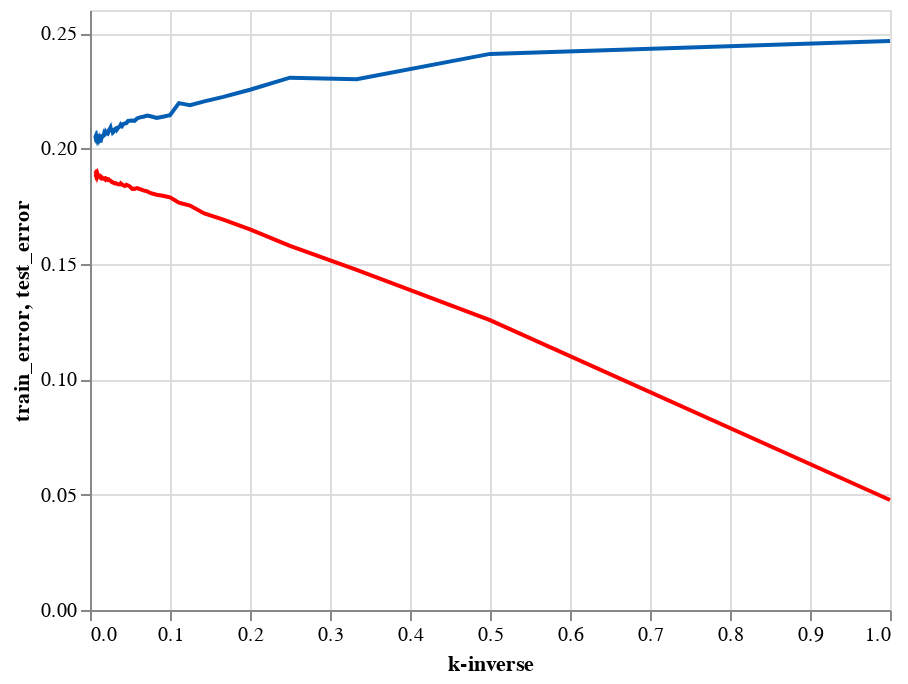

Notebook cell for this chart:
### Code cell
# plot for mean squared error for tops
ctrain+ctest

### Figure 1 — Vega-Lite specification as saved in the notebook (floating-point values rounded to 4 significant figures; data arrays with more than 128 entries replaced by an {"elided": "..."} marker saying what was removed)
{"config": {"view": {"continuousWidth": 400, "continuousHeight": 300}}, "layer": [{"mark": {"type": "line", "color": "#FF0000"}, "encoding": {"x": {"field": "kinv", "type": "quantitative"}, "y": {"field": "train_error", "type": "quantitative"}}}, {"mark": {"type": "line", "color": "#045FB4"}, "encoding": {"x": {"field": "kinv", "title": "k-inverse", "type": "quantitative"}, "y": {"field": "test_error", "type": "quantitative"}}}], "data": {"name": "data-31c4dba1eec051d9fc2c551b30145aeb"}, "$schema": "https://vega.github.io/schema/vega-lite/v4.17.0.json", "datasets": {"data-31c4dba1eec051d9fc2c551b30145aeb": {"elided": "149 records"}}}
